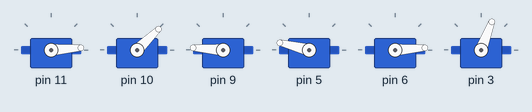
Bench run of a sketch on a simulated Arduino Uno, built with avr-gcc and run on an emulated ATmega328P. Parts: 6 × servo.

Above: at 0.15 s.
At 7.16 s:
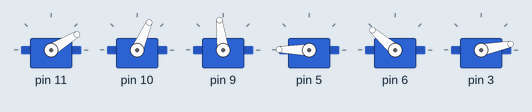
At 10.26 s:
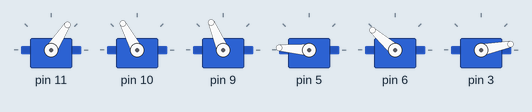
At 21.45 s:
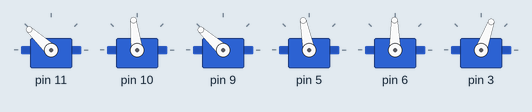
At 31.0 s:
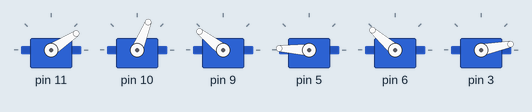
At 39.37 s:
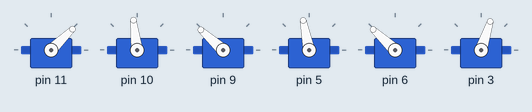
Timing chart, 0 to 40.0 s (numbered marks = the images above):
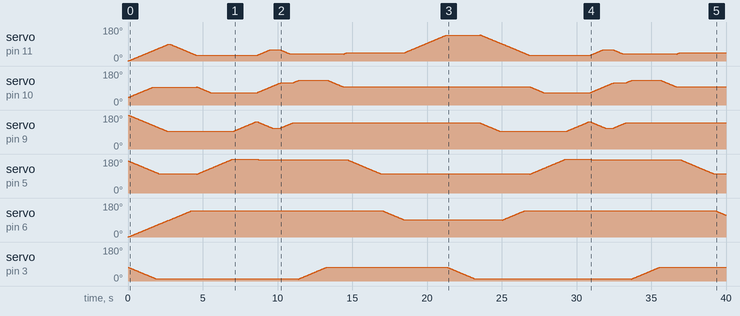

The sketch:

Infinite_Ball_Loop_Braccio.ino
```cpp
#include <Braccio.h>
#include <Servo.h>

Servo base;
Servo shoulder;
Servo elbow;
Servo wrist_rot;
Servo wrist_ver;
Servo gripper;

int count = 0;
int i = 0;
int j = 0;
int k = 0;
int m1 = 90;
int m2 = 90;
int m3 = 90;
int m4 = 90;
int m5 = 90;
int m6 = 73;


void setup() {

 pinMode(12, OUTPUT);   // you need to set HIGH the pin 12
 digitalWrite(12, HIGH);

 Braccio.begin(SOFT_START_DISABLED); // and set a proper parameter to disable the soft start


}

void loop() {

  // pointing up
  Braccio.ServoMovement(30,         90, 96, 94, 100, 90,  10);


  Braccio.ServoMovement(30,         30, 96, 94, 100, 140,  10);
  Braccio.ServoMovement(30,         30, 65, 94, 180, 140,  10);
  Braccio.ServoMovement(30,         30, 65, 145, 180, 140,  10);


  Braccio.ServoMovement(30,         60, 115, 110, 175, 140,  10);
  Braccio.ServoMovement(30,         37, 120, 138, 175, 140,  10);
  Braccio.ServoMovement(30,         37, 120, 137, 175, 140,  10);
  Braccio.ServoMovement(30,         37, 129, 137, 175, 140,  10);

   // Closing or grabbing the ball
   Braccio.ServoMovement(30,         37, 132, 137, 175, 140, 73);

   // moving with the ball
   Braccio.ServoMovement(30,         37, 96, 137, 175, 140, 73);

   // adjusting before taking the ball
   Braccio.ServoMovement(30,         45, 96, 137, 175, 140, 73);
   Braccio.ServoMovement(30,         45, 96, 137, 100, 140, 73);
   Braccio.ServoMovement(30,         45, 96, 137, 100, 90, 73);
   Braccio.ServoMovement(30,         138, 96, 137, 100, 90, 73);


   // letting go of the ball
   Braccio.ServoMovement(30,         138, 96, 137, 100, 90, 10);

   delay(300);


}
```
